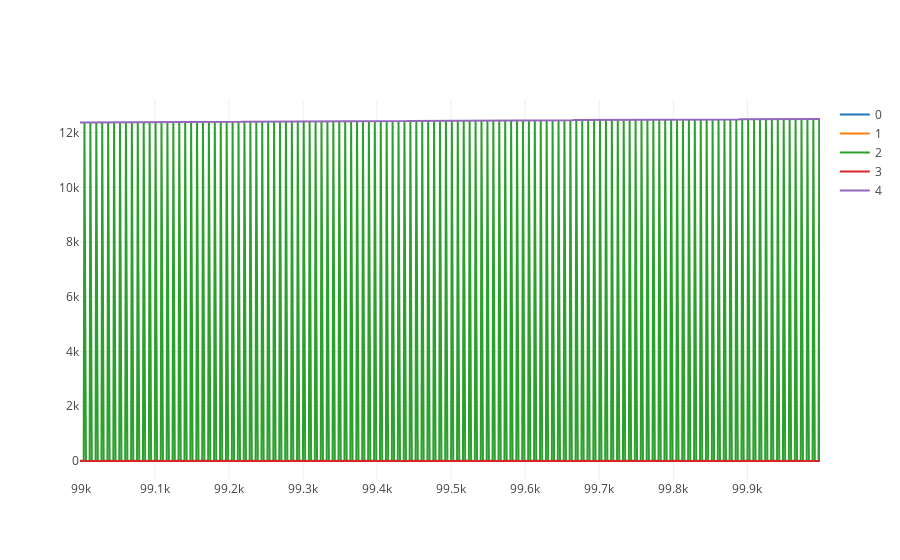

Here is the notebook cell this chart was saved with:
### Code cell
z = history.tail(1000)
data = [
    go.Scatter(x=z.index, y=z[i], name=i)
    for i in range(5)  # column 5 is a constant
]
plotly.offline.iplot(data)

### Figure 1 — Plotly figure (JSON) as saved in the notebook; plotly's stock layout.template omitted (floating-point values rounded to 4 significant figures; data arrays with more than 128 entries replaced by an {"elided": "..."} marker saying what was removed)
{"data": [{"name": "0", "type": "scatter", "uid": "4b9d04e0-9397-4e8e-922d-09ad6f40b98f", "x": {"elided": "1000 int values"}, "y": {"elided": "1000 int values"}}, {"name": "1", "type": "scatter", "uid": "ee2f8c42-753c-454e-ab65-2be7e57e8203", "x": {"elided": "1000 int values"}, "y": {"elided": "1000 int values"}}, {"name": "2", "type": "scatter", "uid": "861a6d22-9c14-4c37-8c61-28e683a276fb", "x": {"elided": "1000 int values"}, "y": {"elided": "1000 int values"}}, {"name": "3", "type": "scatter", "uid": "c74bee17-1928-4942-9315-982d1c924ce1", "x": {"elided": "1000 int values"}, "y": {"elided": "1000 int values"}}, {"name": "4", "type": "scatter", "uid": "cf68c3c8-baa2-46e5-8a2b-06663efb5b06", "x": {"elided": "1000 int values"}, "y": {"elided": "1000 int values"}}], "layout": {}}
